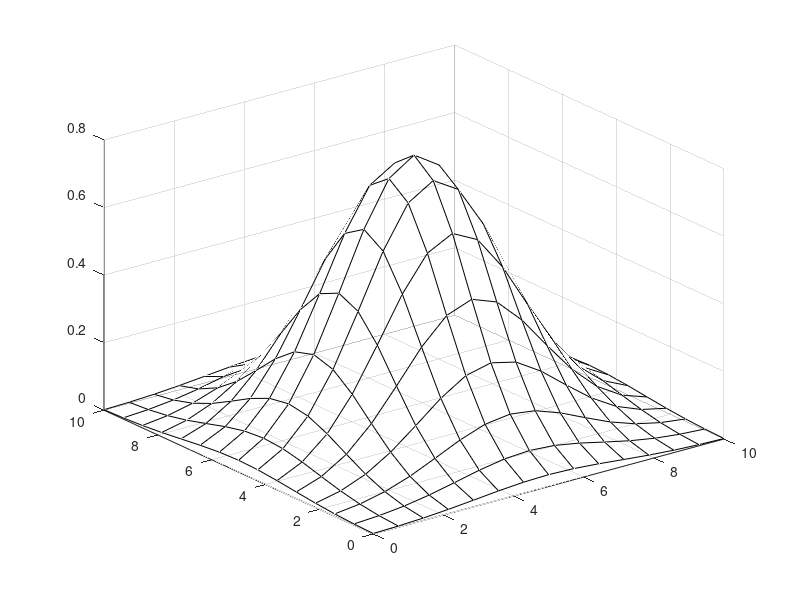

Recreate this plot in MATLAB. (Note: this script raises an error after producing the figure.)
N = 10.0;
pointsNum = 15;
threshold = 0.25;
sigma = 0.5;
S1 = -5;
T1 = -5;


x=linspace(0, N,pointsNum);
y=x;
[X,Y]=meshgrid(x,y);

planeZ = zeros(pointsNum,pointsNum)+threshold;

z1=(1/sqrt(2*pi*sigma^2).*exp(-((X+S1).^2/2*sigma^2)-((Y+T1).^2/2*sigma^2)));
z = z1;

s1 = surf(X,Y, z,'FaceAlpha',0);

hold on

c1 = contour(X,Y,z1,[8], 'r');


scatter(5,5, 'r', 'filled')
hold off


fig = gca;
fig.FontSize = 8;

xLab = xlabel('X_1','fontsize',10);
xLab.Position = [7 -0.25 -0.05];
%xticks([]);
xticks([5])
xticklabels({'C_1'})

yLab = ylabel('X_2','fontsize',10);
yLab.Position = [-0.25 4 -0.05];
%yticks([]);
yticks([5])
yticklabels({'C_2'})

XX = yLab.Position;
zlabel('U','fontsize',10)
zticks([])

%shading interp
%axis tight